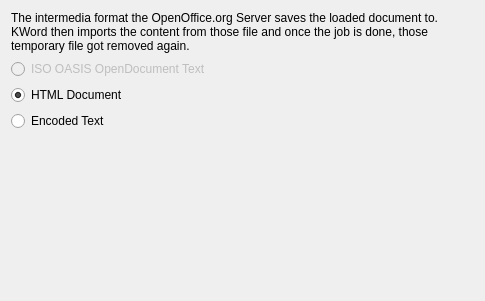
<ui version="4.0" >
 <class>Form</class>
 <widget class="QWidget" name="Form" >
  <property name="geometry" >
   <rect>
    <x>0</x>
    <y>0</y>
    <width>483</width>
    <height>301</height>
   </rect>
  </property>
  <layout class="QHBoxLayout" >
   <item>
    <layout class="QVBoxLayout" >
     <item>
      <widget class="QLabel" name="label_3" >
       <property name="text" >
        <string>The intermedia format the OpenOffice.org Server saves the loaded document to. KWord then imports the content from those file and once the job is done, those temporary file got removed again.</string>
       </property>
       <property name="wordWrap" >
        <bool>true</bool>
       </property>
      </widget>
     </item>
     <item>
      <widget class="QRadioButton" name="odtRadioButton" >
       <property name="enabled" >
        <bool>false</bool>
       </property>
       <property name="text" >
        <string>ISO OASIS OpenDocument Text</string>
       </property>
       <property name="checked" >
        <bool>false</bool>
       </property>
      </widget>
     </item>
     <item>
      <widget class="QRadioButton" name="htmlRadioButton" >
       <property name="text" >
        <string>HTML Document</string>
       </property>
       <property name="checked" >
        <bool>true</bool>
       </property>
      </widget>
     </item>
     <item>
      <widget class="QRadioButton" name="textRadioButton" >
       <property name="text" >
        <string>Encoded Text</string>
       </property>
      </widget>
     </item>
     <item>
      <spacer>
       <property name="orientation" >
        <enum>Qt::Vertical</enum>
       </property>
       <property name="sizeHint" >
        <size>
         <width>463</width>
         <height>71</height>
        </size>
       </property>
      </spacer>
     </item>
    </layout>
   </item>
  </layout>
 </widget>
 <resources/>
 <connections/>
</ui>
